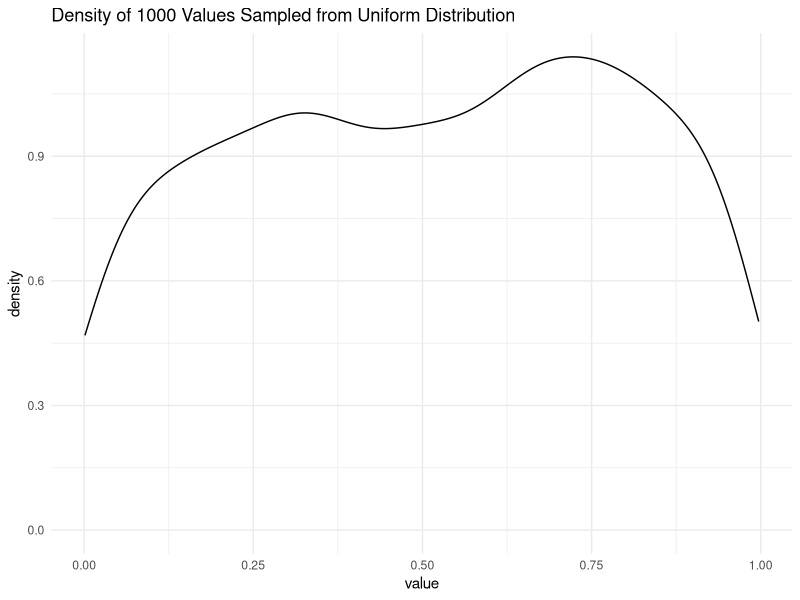
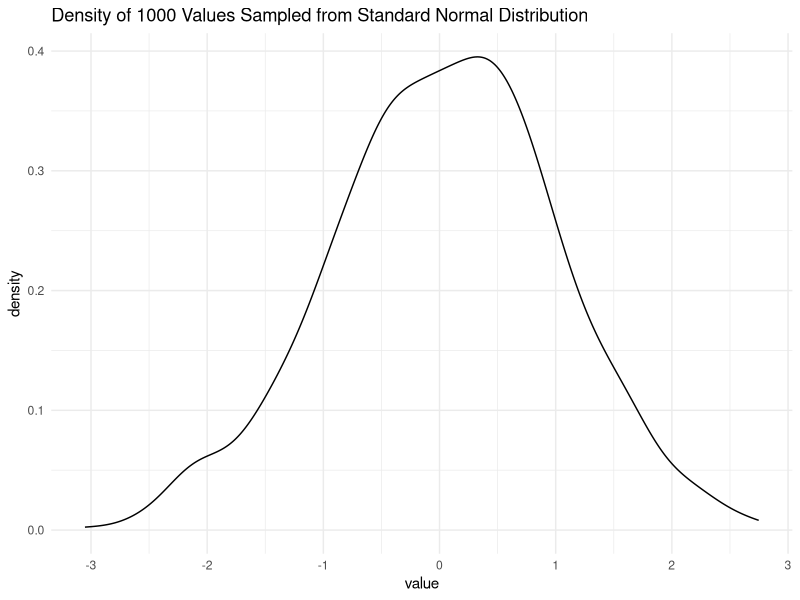
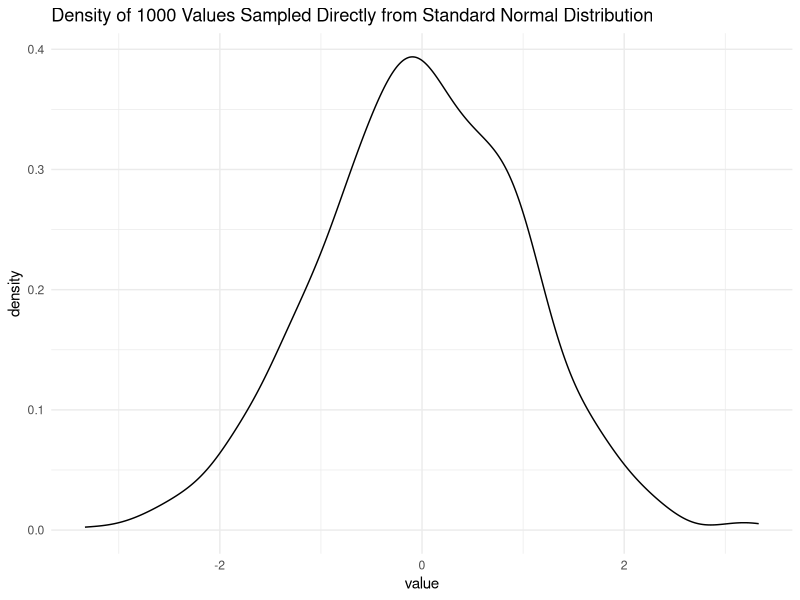
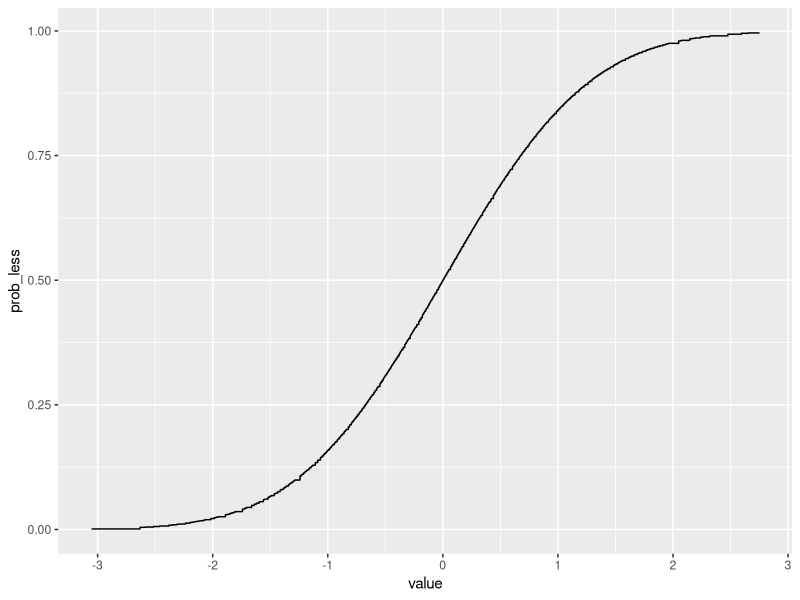
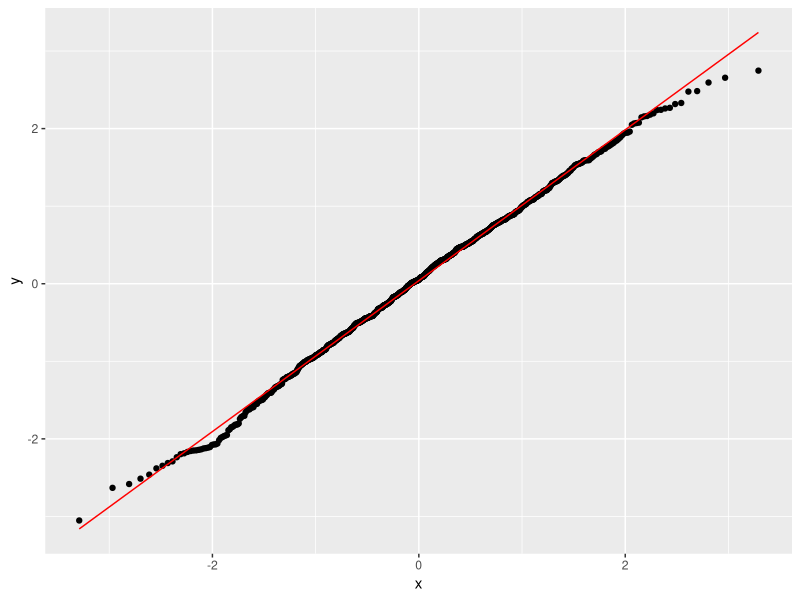
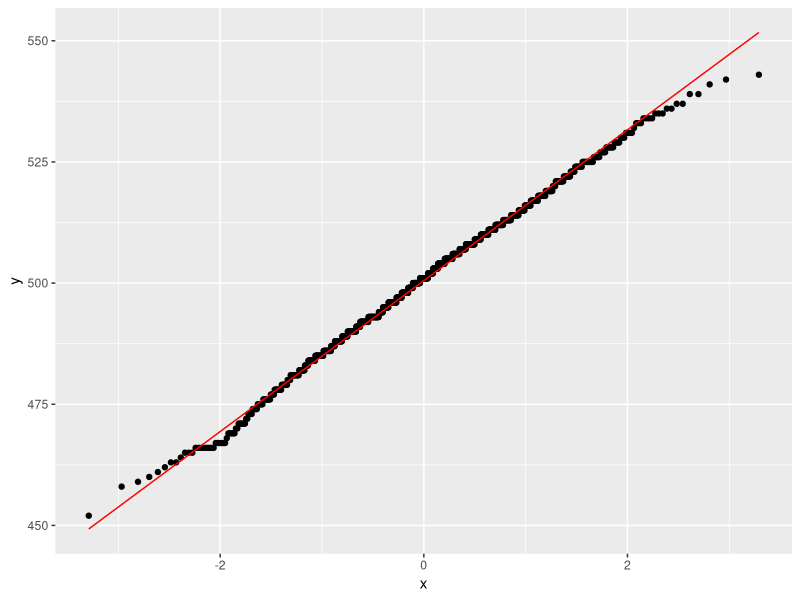
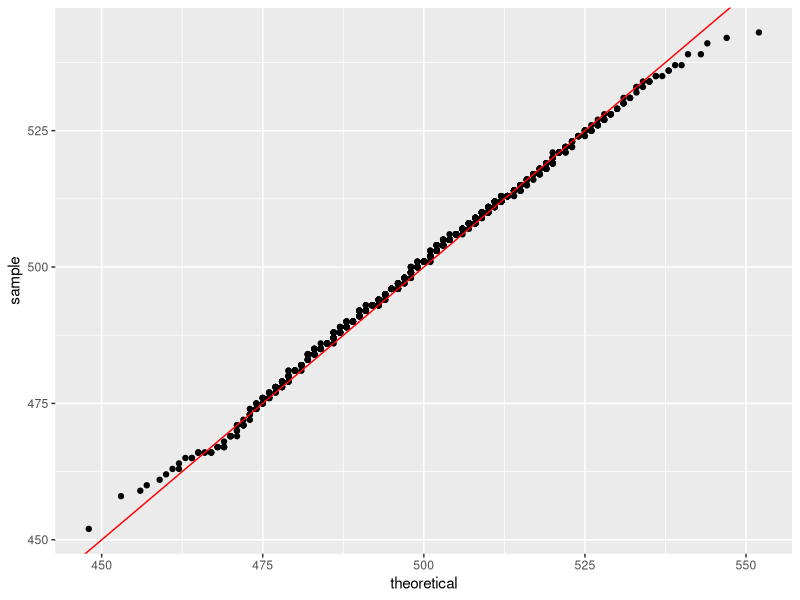
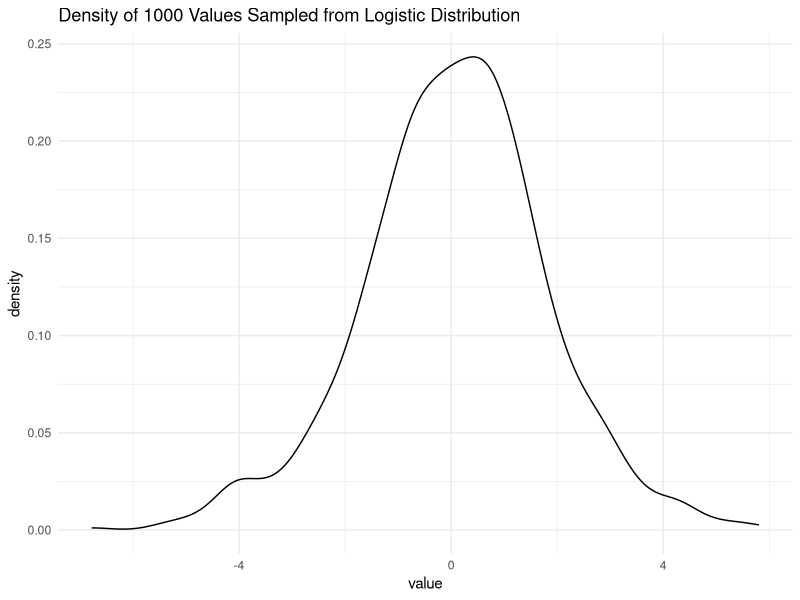

The R source for these figures, in order:
# This file contains practice with the different distributions
# available in R to build intuition. 
# Some code taken from Carsey and Harden (2014)

# Set up environment ----
# load dependencies, installing if necessary
REQUIRED_PACKAGES <- c("tidyverse", 'cowplot')
package.check <- lapply(REQUIRED_PACKAGES, FUN = function(x) {
  if (! require(x, character.only = TRUE)) {
    install.packages(x, dependencies = TRUE)
    library(x, character.only = TRUE)
  }
})

set.seed(12345)

# Some fundamental R statistical vocabulary ----

# Prefixes:
# p == CDF
# d == PDF/PMF
# q == Quantile function
# r == random draw

# Distribution Suffix
# norm == normal 
# logis == logistic
# t == t
# f == F
# unif == uniform 
# pois = Poisson
# exp == exponential 
# chisq == X^2
# binom == binom 

# Sample from uniform dist ----
?runif()
# sample 1000 values between 0 and 1 from uniform dist
probs <-runif(1000, min = 0, max = 1)
# plot the probability distribution of these values 
probs %>% 
  enframe() %>%
  ggplot() +
  geom_density(aes(x = value)) +
  ggtitle('Density of 1000 Values Sampled from Uniform Distribution') +
  theme_minimal()

# Standard normal ----
# convert to standard normal and plot prob density
?qnorm()
probs %>%
  qnorm(mean = 0, sd = 1) %>%
  enframe() %>%
  ggplot() +
  geom_density(aes(x = value)) +
  ggtitle('Density of 1000 Values Sampled from Standard Normal Distribution') +
  theme_minimal()

# compare to 1000 values sampled directly from standard normal
rnorm(n = 1000, mean = 0, sd = 1) %>%
  enframe() %>%
  ggplot() +
  geom_density(aes(x = value)) +
  ggtitle('Density of 1000 Values Sampled Directly from Standard Normal Distribution') +
  theme_minimal()

# CDF 
probs %>%
  sort() %>%
  qnorm(mean = 0, sd = 1) %>%
  enframe() %>%
  mutate(prob_less = pnorm(value, mean = 0, sd =1)) %>%
  ggplot() +
  geom_step(aes(x = value, y = prob_less))

# QQplot ----
#     > QQplots are useful for understanding the distribution of the variable in the population
#     > You plot the quantiles for your sample data against the quantiles for theoretical distributions
#       to see which it best approximates. 
#     > See https://mgimond.github.io/ES218/Week06a.html#how_normal_q-q_plots_behave_in_the_face_of_skewed_data
#       for more information 

# compare data (sampled from normal) to normal distribution
probs %>%
  enframe() %>%
  mutate(prob = value,
         norm_q = qnorm(probs, mean = 0, sd = 1)) %>%
  ggplot(aes(sample = norm_q)) + 
  geom_qq(distribution = qnorm) +
  geom_qq_line(col = 'red')

# compare data (sampled from binomial distribution) to normal distribution
?qbinom()
probs %>%
  enframe() %>%
  mutate(prob = value,
         binom_q = qbinom(prob, size = length(prob), prob = 0.5)) %>%
  ggplot(aes(sample = binom_q)) + 
  geom_qq(distribution = qnorm) +
  geom_qq_line(col = 'red')

# compare data (sampled from binomial distribution) to binomial distribution
probs %>%
  enframe() %>%
  mutate(prob = value,
         binom_q = qbinom(prob, size = length(probs), prob = 0.5)) %>%
  ggplot(aes(sample = binom_q)) + 
  geom_qq(distribution = qbinom, dparams = list(size = length(probs), prob = 0.5)) +
  geom_abline(color = 'red')

# Logitic Distribution ----
# convert to logis and plot density
?qlogis()
probs %>%
  qlogis() %>%
  enframe() %>%
  ggplot() +
  geom_density(aes(x = value)) +
  ggtitle('Density of 1000 Values Sampled from Logistic Distribution') +
  theme_minimal()


# Student's t Distribution ----
# convert to t dist and plot density
?qt()
#' explore behavior of student t with different df
#' @probs is a vector of probabilities from uniform
#' @df is number of degress of freedom
plot_t_dist <- function(probs, df = 1){
  probs %>%
    qt(df = df) %>%
    enframe() %>%
    ggplot() +
    geom_density(aes(x = value)) +
    ggtitle(paste('Density of', length(probs), 'Values \n Sampled from t-Dist with', df, 'df', sep = ' ')) +
    theme_minimal() +
    theme(plot.title = element_text(size = 12))
}
# run plot_t_dist with different dfs
dfs <- c(999, 500, 20,10, 5, 1)
t_dists <- map(dfs, ~plot_t_dist(probs, .x))
# use cowplot to put charts on the same plot
plot_grid(plotlist= t_dists)

#
 
